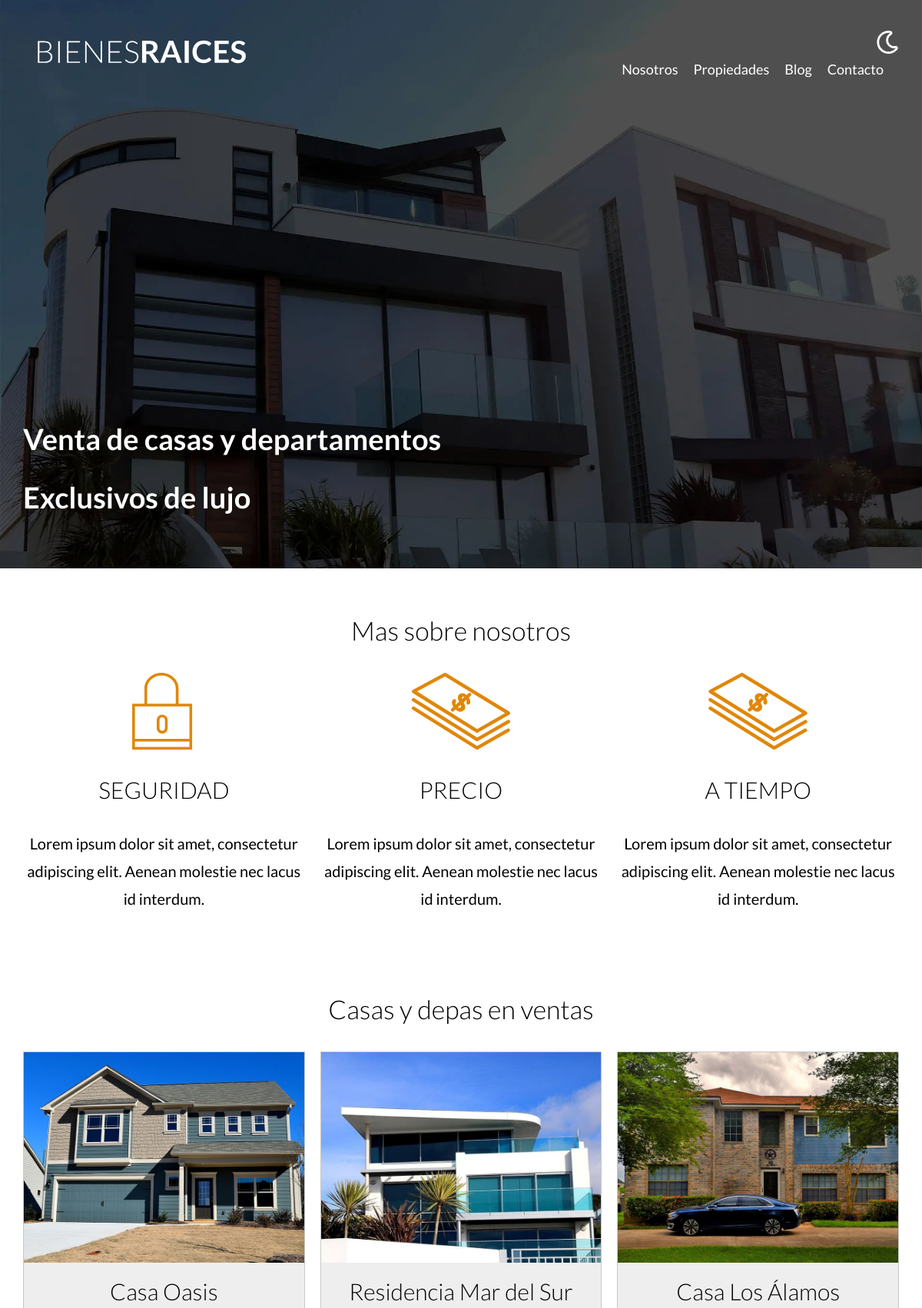
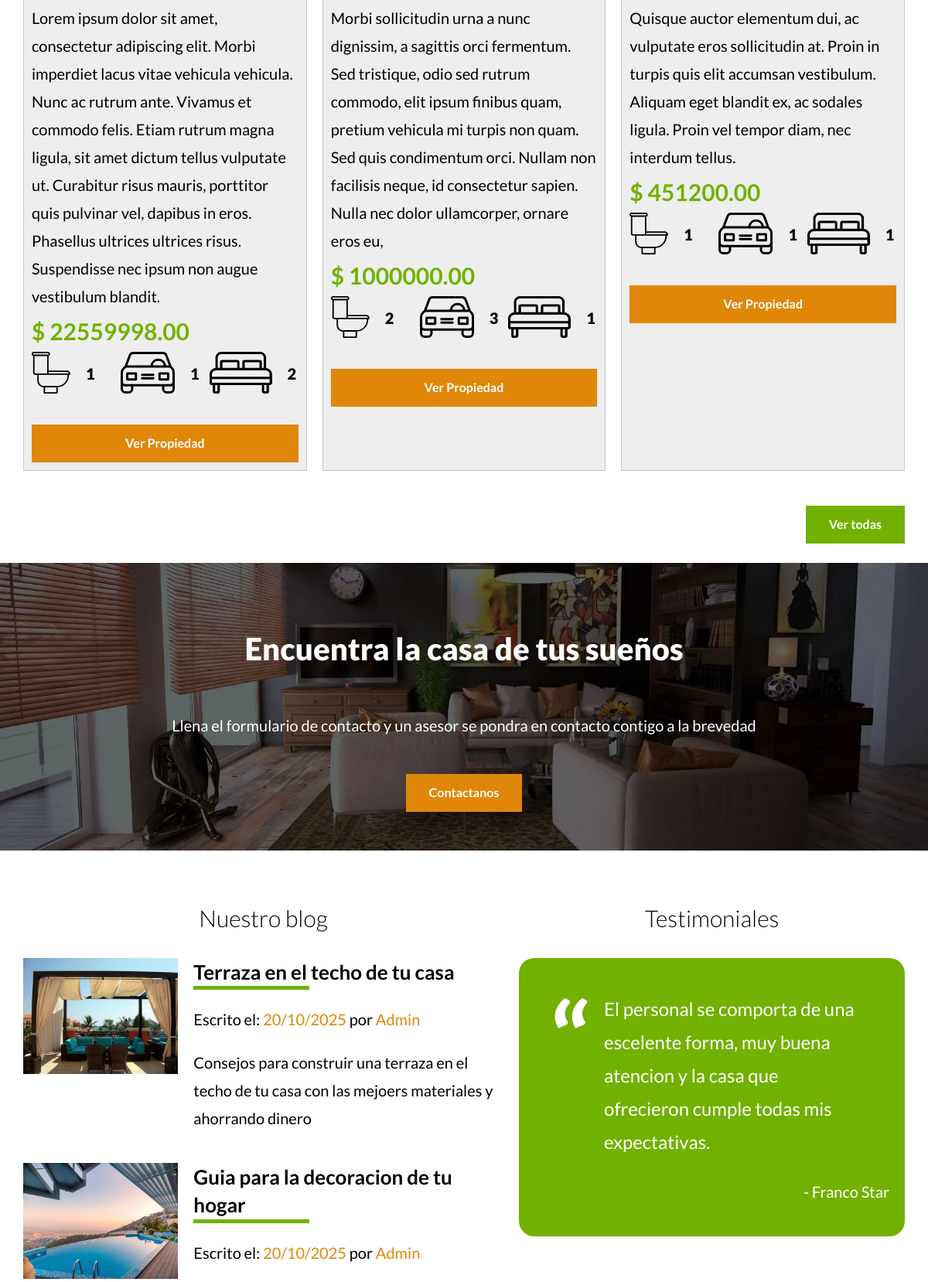
The page / (upper part) on the database its author committed (2 pictures, top to bottom).
### tables this page shows
CREATE TABLE `propiedades` (
  `id` int NOT NULL AUTO_INCREMENT,
  `titulo` varchar(60) DEFAULT NULL,
  `precio` decimal(10,2) DEFAULT NULL,
  `imagen` varchar(200) DEFAULT NULL,
  `descripcion` longtext,
  `habitaciones` int DEFAULT NULL,
  `wc` int DEFAULT NULL,
  `estacionamiento` int DEFAULT NULL,
  `creado` date DEFAULT NULL,
  `vendedorId` int DEFAULT NULL,
  PRIMARY KEY (`id`),
  KEY `vendedorId_idx` (`vendedorId`),
  CONSTRAINT `vendedorId` FOREIGN KEY (`vendedorId`) REFERENCES `vendedores` (`id`)
);

### controllers/PaginasController.php (called while the page is built, shortened)
<?php
class PaginasController {
    public static function index(Router $router) {
        $propiedades = Propiedad::get(3);
        $inicio = true;
        $router->render('paginas/index', [
            'propiedades' => $propiedades,
            'inicio' => $inicio
        ]);
    }
}

### public/index.php (called while the page is built, shortened)
<?php
$router = new Router();
$router->get('/admin', [PropiedadController::class, 'index']);
$router->get('/propiedades/crear',  [PropiedadController::class, 'crear']);
$router->post('/propiedades/crear',  [PropiedadController::class, 'crear']);
$router->get('/propiedades/actualizar', [PropiedadController::class, 'actualizar']);
$router->post('/propiedades/actualizar', [PropiedadController::class, 'actualizar']);
$router->post('/propiedades/eliminar', [PropiedadController::class, 'eliminar']);
$router->get('/vendedores/crear',  [VendedorController::class, 'crear']);
$router->post('/vendedores/crear',  [VendedorController::class, 'crear']);
$router->get('/vendedores/actualizar', [VendedorController::class, 'actualizar']);
$router->post('/vendedores/actualizar', [VendedorController::class, 'actualizar']);
$router->post('/vendedores/eliminar', [VendedorController::class, 'eliminar']);
$router->get('/', [PaginasController::class, 'index']);
$router->get('/nosotros', [PaginasController::class, 'nosotros']);
$router->get('/propiedades', [PaginasController::class, 'propiedades']);
$router->get('/propiedad', [PaginasController::class, 'propiedad']);
$router->get('/blog', [PaginasController::class, 'blog']);
$router->get('/entrada', [PaginasController::class, 'entrada']);
$router->get('/contacto', [PaginasController::class, 'contacto']);
$router->post('/contacto', [PaginasController::class, 'contacto']);
$router->get('/login', [LoginController::class, 'login']);
$router->post('/login', [LoginController::class, 'login']);
$router->get('/logout', [LoginController::class, 'logout']);
$router->comprobarRutas();

### models/activeRecord.php (called while the page is built, shortened)
<?php
class ActiveRecord {
    protected static $db;
    PROTECTED STATIC $tabla = '';
    public static function setDB($database) {
        self::$db = $database;
    }
    public static function get($cantidad) {
        $query = "SELECT * FROM  " . static::$tabla . " LIMIT " . $cantidad;
        $resultado = self::consultarSQL($query);
        return $resultado;
    }
    public static function consultarSQL($query) {
        $resultado = self::$db->query($query);
        $array = [];
        while($registro = $resultado->fetch_assoc()) {
            $array[] = static::crearObjeto($registro);
        }
        return $array;
    }
    protected static function crearObjeto($registro) {
        $objeto = new static;
        foreach($registro as $key => $value){
            if(property_exists($objeto, $key)){
                $objeto->$key = $value;
            }
        }
        return $objeto;
    }
}

### views/paginas/listados.php (the view)
<div class="contenedor-anuncios">
    <?php foreach($propiedades as $propiedad){ ?>
    <div class="anuncios" data-cy='anuncio'>
        <img loading="lazy" src="/imagenes/<?php echo $propiedad->imagen; ?>" alt="anuncio1">
        <div class="contenido-anuncios">
            <h3><?php echo $propiedad->titulo; ?></h3>
            <p><?php echo $propiedad->descripcion; ?></p>
            <p class="precio">$ <?php echo $propiedad->precio; ?></p>
            <al class="iconos-caracteristicas">
                <li>
                    <img class="iconos" loading="lazy" src="/build/img/icono_wc.svg" alt="icono wc">
                    <p><?php echo $propiedad->wc; ?></p>
                </li>
                <li>
                    <img class="iconos" loading="lazy" src="/build/img/icono_estacionamiento.svg" alt="icono estacionamiento">
                    <p><?php echo $propiedad->estacionamiento; ?></p>
                </li>
                <li>
                    <img class="iconos" loading="lazy" src="/build/img/icono_dormitorio.svg" alt="icono habitaciones">
                    <p><?php echo $propiedad->habitaciones; ?></p>
                </li>
            </al>
            <a data-cy="enlace-propiedad" href="/propiedad?id=<?php echo $propiedad->id; ?>" class="boton boton-amarillo-block">Ver Propiedad</a>
        </div>
    </div>
    <?php } ?>
</div>

### public/build/css/app.css (style rules this page uses)
html { line-height:1.15;-webkit-text-size-adjust:100% }
body { margin:0 }
a { background-color:transparent }
img { border-style:none }
html { font-size:62.5%;box-sizing:border-box }
*,:after,:before { box-sizing:inherit }
body { font-family:Lato,sans-serif;font-size:1.6rem;line-height:1.8 }
p { color:#000;font-size:2rem }
a { text-decoration:none }
img,picture { width:100%;display:block }
h1,h2,h3 { font-family:Lato,sans-serif;margin:2.5rem 0;font-weight:300;text-align:center }
h3 { font-size:3rem }
body,html { min-height:100vh;margin:0 }
body { display:flex;flex-direction:column }
.boton-amarillo-block { background-color:#e08709;color:#fff;font-weight:700;text-decoration:none;padding:1rem 3rem;text-align:center;margin-top:2.5rem;display:block;border:none;cursor:pointer }
@media (min-width:768px) { .contenedor-anuncios { display:grid;gap:2rem;grid-template-columns:repeat(3,1fr) } }
.anuncios { background-color:rgb(237.75,237.75,237.75);border:1px solid rgb(199.5,199.5,199.5);margin-bottom:2rem }
.anuncios .contenido-anuncios { padding:1rem }
.anuncios h3,.anuncios p { margin:0;word-wrap:break-word;overflow-wrap:anywhere }
.precio { color:#71b100;font-weight:700;font-size:3rem }
.iconos-caracteristicas { max-width:40rem;display:flex;list-style:none;padding:0;flex-wrap:wrap }
.iconos-caracteristicas li { flex:1;display:flex }
.iconos-caracteristicas li img { flex:0 0 5rem;margin-right:1rem;margin-bottom:1.5rem }
.iconos-caracteristicas li p { font-weight:900;padding:1rem;margin-right:1.5rem }

### rows shown on the page
propiedades: imagen (picture), titulo "Casa Oasis", descripcion "Lorem ipsum dolor sit amet, consectetur adipiscing elit. Morbi imperdiet lacus vitae vehicula vehicula. Nunc ac rutrum ante. Vivamus et commodo felis. Etiam rutrum magna ligula, sit amet dictum tellus vulputate ut. Curabitur risus mauris, porttitor quis pulvinar vel, dapibus in eros. Phasellus ultrices ultrices risus. Suspendisse nec ipsum non augue vestibulum blandit.", precio "22559998.00", wc "1", estacionamiento "1", habitaciones "2"
propiedades: imagen (picture), titulo "Residencia Mar del Sur", descripcion "Morbi sollicitudin urna a nunc dignissim, a sagittis orci fermentum. Sed tristique, odio sed rutrum commodo, elit ipsum finibus quam, pretium vehicula mi turpis non quam. Sed quis condimentum orci. Nullam non facilisis neque, id consectetur sapien. Nulla nec dolor ullamcorper, ornare eros eu,", precio "1000000.00", wc "2", estacionamiento "3", habitaciones "1"
propiedades: imagen (picture), titulo "Casa Los Álamos", descripcion "Quisque auctor elementum dui, ac vulputate eros sollicitudin at. Proin in turpis quis elit accumsan vestibulum. Aliquam eget blandit ex, ac sodales ligula. Proin vel tempor diam, nec interdum tellus.", precio "451200.00", wc "1", estacionamiento "1", habitaciones "1"
